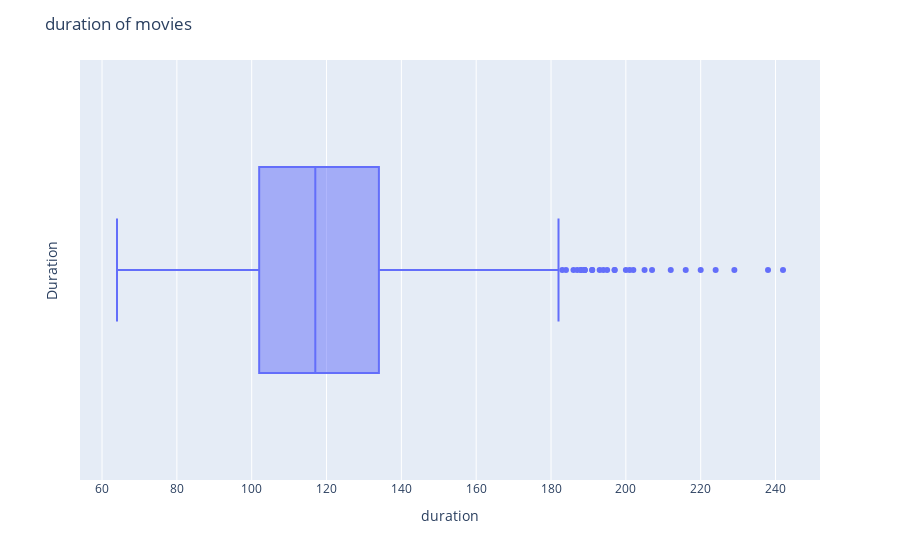

Write notebook code for a chart like this one.
### Markdown cell above
#### Use a box plot to display that same data.

### Code cell
## using plotly box 
fig = px.box(movies, x="duration")
fig.update_layout(
    title_text='duration of movies', # title of plot
    yaxis_title_text='Duration', # yaxis label
)
fig.show()

### Figure 1 — Plotly figure (JSON) as saved in the notebook; plotly's stock layout.template omitted (floating-point values rounded to 4 significant figures; data arrays with more than 128 entries replaced by an {"elided": "..."} marker saying what was removed)
{"data": [{"alignmentgroup": "True", "hovertemplate": "duration=%{x}<extra></extra>", "legendgroup": "", "marker": {"color": "#636efa"}, "name": "", "notched": false, "offsetgroup": "", "orientation": "h", "showlegend": false, "type": "box", "x": {"elided": "979 int values"}, "x0": " ", "xaxis": "x", "y0": " ", "yaxis": "y"}], "layout": {"boxmode": "group", "legend": {"tracegroupgap": 0}, "margin": {"t": 60}, "title": {"text": "duration of movies"}, "xaxis": {"anchor": "y", "domain": [0, 1], "title": {"text": "duration"}}, "yaxis": {"anchor": "x", "domain": [0, 1], "title": {"text": "Duration"}}}}
